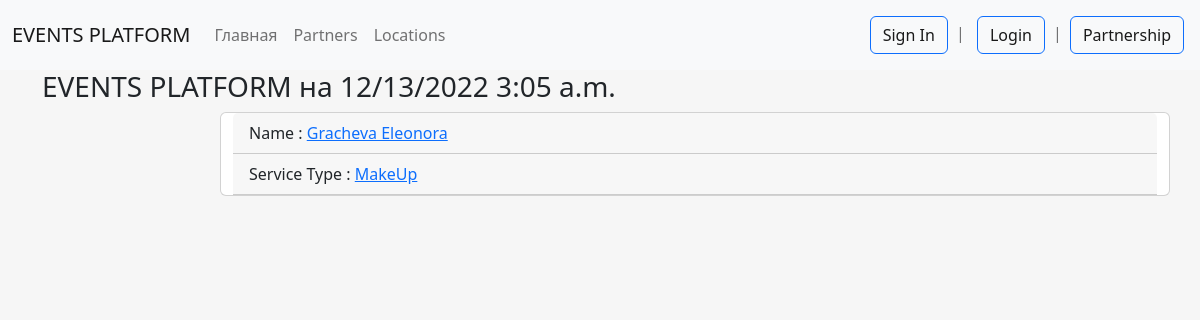
Page /contact/ on the earlier database version.
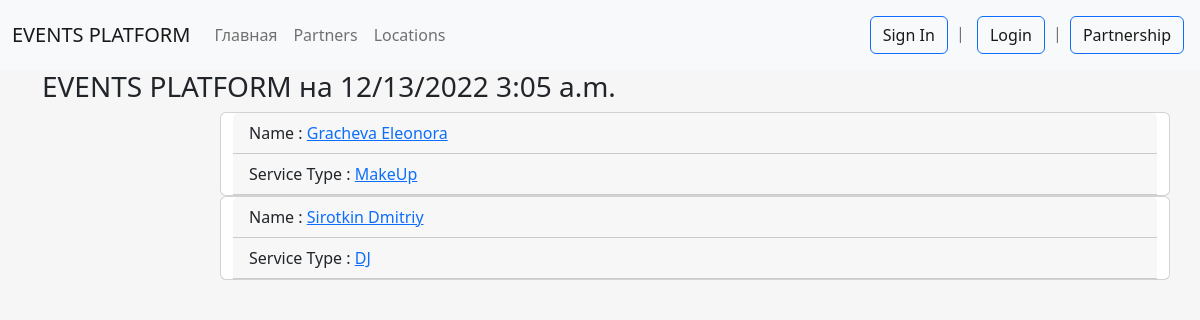
Same page on the later database version.
### events/models.py (models this page shows)
class BaseUser(models.Model):
    username = models.CharField(max_length=40, verbose_name='Никнейм')
    description = models.TextField(blank=True, verbose_name='Описание')  # can be empty
    created_at = models.DateTimeField(auto_now_add=True,
                                      verbose_name='Дата регистрации')  # only in first attempt rewrite date
    email = models.EmailField(blank=True, max_length=60)
    class Meta:
        abstract = True

class UserPartner(BaseUser):  # vendors
    name = models.CharField(max_length=50, verbose_name='Имя')
    surname = models.CharField(max_length=60, verbose_name='Фамилия')
    phone = models.CharField(max_length=12, verbose_name='Телефон')
    location = models.CharField(max_length=255, choices=Locations.choices, default=Locations.MOSCOW, blank=False,
                                verbose_name='Локация')
    service_type = models.CharField(max_length=255, choices=ServiceTypes.choices, blank=False,
                                    verbose_name='Тип услуги')
    def __str__(self):
        return f'{self.surname} {self.name}'
    def get_absolute_url(self):
        return reverse_lazy('vendor', kwargs={'id_partner': self.pk})
    class Meta:
        verbose_name = 'Партнёр'
        verbose_name_plural = 'Партнёры'

### events/views.py (the view)
# urls.py: path('contact/', ViewPartners.as_view(), name='contact'),
class ViewPartners(ListView):
    model = UserPartner
    template_name = 'events/view_partners.html'
    extra_context = {'title': 'EVENTS PLATFORM',
                     'partners': UserPartner.objects.all()
                     }

### events/templates/events/view_partners.html (shortened to what this page needs)
{% extends 'base.html' %}
{% block maintitle %}
<div class="col-md-12">
    <h3>{{ title }} на {% now "SHORT_DATETIME_FORMAT" %}</h3>
</div>
{% endblock maintitle%}
{% block content %}
{% for partner in partners %}
<div class="card col-md-10 ms-auto">
    <div class="card-header">
        Name : <a href="{{ partner.get_absolute_url}}">{{ partner }} </a>
    </div>
    <div class="card-header">
        Service Type : <a href="#">{{partner.service_type}} </a>
    </div>
</div>
{% endfor %}
{% endblock %}

### templates/base.html (shortened to what this page needs)
<!doctype html>
{% load static %}
<html lang="en">
<head>
    <link href="https://cdn.jsdelivr.net/npm/bootstrap@5.0.2/dist/css/bootstrap.min.css" rel="stylesheet"
>
    <link rel="stylesheet" href="{% static 'bootstrap/css/bootstrap.min.css' %}">
    <link rel="stylesheet" href="{% static 'bootstrap/css_1/style.css' %}">
</head>
<body>
{% block navbar %}
{% include 'inc/_navbar.html' %}
{% endblock navbar %}
<div class="container">
    <div class="row">
        {% block maintitle %}{% endblock maintitle%}
        {% block content%}
        {% endblock content%}
    </div>
</div>
</body>
</html>

### templates/inc/_navbar.html (shortened to what this page needs)
<nav class="navbar navbar-expand-lg  bg-light">
    <div class="container-fluid">
        <a class="navbar-brand" href="{% url 'home' %}">{{title}}</a>
        <div class="collapse navbar-collapse" id="navbarScroll">
            <ul class="navbar-nav me-auto my-2 my-lg-0 navbar-nav-scroll" style="--bs-scroll-height: 100px;">
                <li class="nav-item">
                    <a class="nav-link " aria-current="page" href="{% url 'home' %}">Главная</a>
                </li>
                <li class="nav-item">
                    <a class="nav-link" href="{% url 'vendors' %}">Partners</a>
                </li>
                <li class="nav-item">
                    <a class="nav-link" href="#">Locations</a>
                </li>
            </ul>
             {% if request.user.is_authenticated %}
            Welcome , {{ request.user.first_name }}  |  <a class="auth-modal-toggle btn btn-primary ms-2 me-1 " href="{% url 'logout' %}">Log Out</a> |
             {% else %}
            <span class="navbar-text">
                  <a class="auth-modal-toggle btn btn-outline-primary ms-2 me-1" href="{% url 'register' %}" >Sign In</a> |
                <a class="auth-modal-toggle btn btn-outline-primary ms-2 me-1" href="{% url 'login' %}" >Login</a> |
            </span>
            {% endif %}
            <span class="navbar-text">
                  <a class="auth-modal-toggle btn btn-outline-primary ms-2 me-1" href="{% url 'add_partner' %}" >Partnership</a>
            </span>
        </div>
    </div>
</nav>

Differences in the rows shown:
added UserPartner: surname+name "Sirotkin Dmitriy", service_type "DJ"
